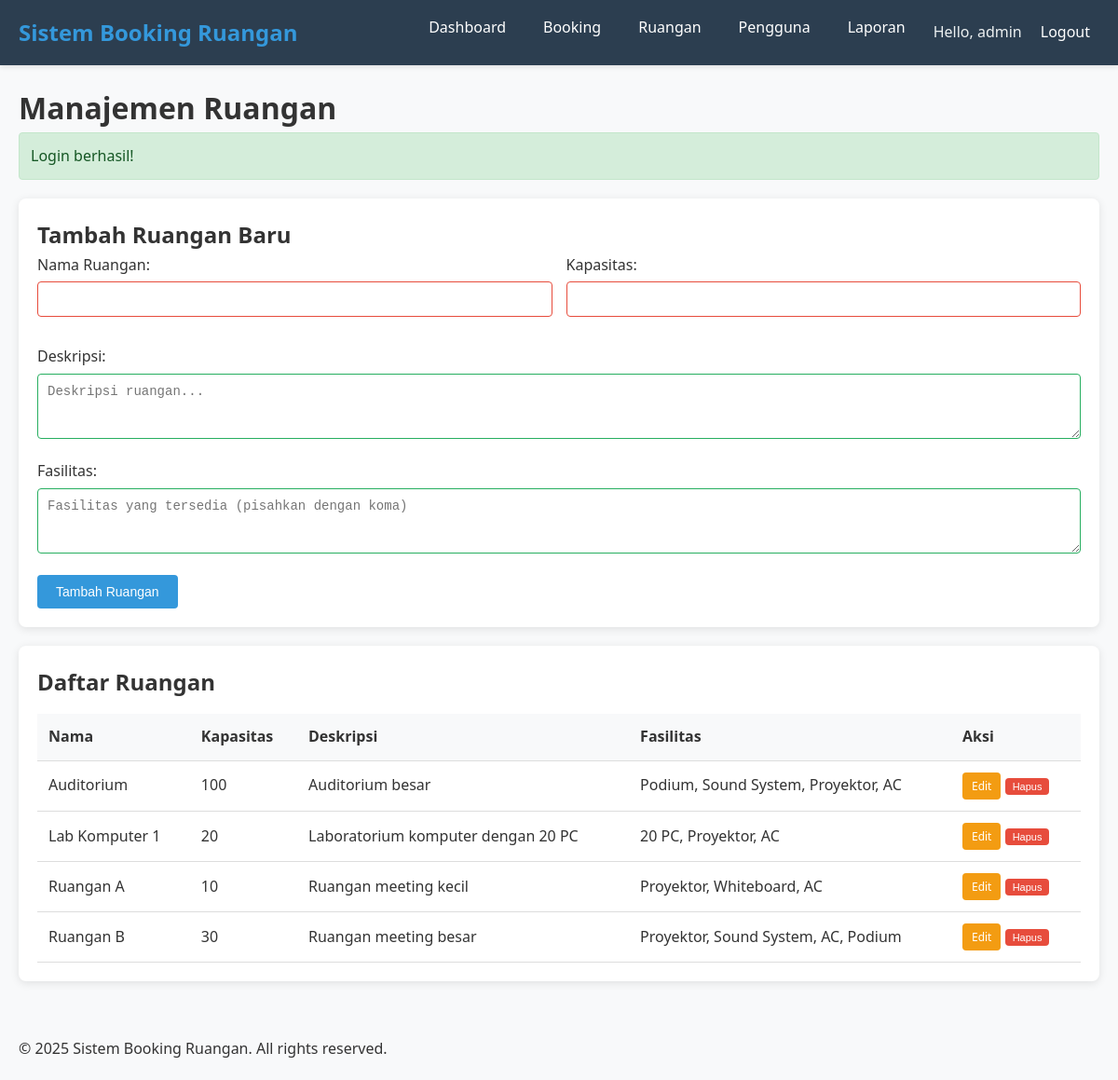
/rooms.php (signed in), run on the app's committed database.
### tables this page shows
CREATE TABLE rooms (
    id INT AUTO_INCREMENT PRIMARY KEY,
    name VARCHAR(100) NOT NULL,
    description TEXT,
    capacity INT NOT NULL,
    facilities TEXT,
    created_at TIMESTAMP DEFAULT CURRENT_TIMESTAMP,
    updated_at TIMESTAMP DEFAULT CURRENT_TIMESTAMP ON UPDATE CURRENT_TIMESTAMP
);

### includes/auth.php (called while the page is built, shortened)
<?php
function isAdmin() {
    return isset($_SESSION['role']) && $_SESSION['role'] === 'admin';
}
?>

### includes/functions.php (called while the page is built, shortened)
<?php
function e($string) {
    return htmlspecialchars($string, ENT_QUOTES, 'UTF-8');
}
?>

### models/Room.php (called while the page is built, shortened)
<?php
class Room {
    private $conn;
    private $table_name = "rooms";
    public function __construct($db) {
        $this->conn = $db;
    }
    public function read() {
        $query = "SELECT * FROM " . $this->table_name . " ORDER BY name";
        $stmt = $this->conn->prepare($query);
        $stmt->execute();
        return $stmt;
    }
}
?>

### rooms.php (the view, shortened to what this page needs)
<?php
include_once 'includes/auth.php';
include_once 'includes/functions.php';
include_once 'models/Room.php';
$database = new Database();
$db = $database->getConnection();
$room = new Room($db);
$edit_room = null;
$rooms = $room->read();
include 'views/header.php';
?>
<div class="container">
    <h1>Manajemen Ruangan</h1>
    <?php include 'views/flash_messages.php'; ?>
    <div class="card">
        <h2><?php echo $edit_room ? 'Edit Ruangan' : 'Tambah Ruangan Baru'; ?></h2>
        <form method="post" id="roomForm">
            <div class="form-row">
                <div class="form-group">
                    <label for="name">Nama Ruangan:</label>
                    <input type="text" id="name" name="name"
                           value="<?php echo $edit_room ? e($edit_room['name']) : ''; ?>" required
                           maxlength="100">
                </div>
                <div class="form-group">
                    <label for="capacity">Kapasitas:</label>
                    <input type="number" id="capacity" name="capacity"
                           value="<?php echo $edit_room ? e($edit_room['capacity']) : ''; ?>" required
                           min="1" max="1000">
                </div>
            </div>
            <div class="form-group">
                <label for="description">Deskripsi:</label>
                <textarea id="description" name="description" rows="3"
                          placeholder="Deskripsi ruangan..."><?php echo $edit_room ? e($edit_room['description']) : ''; ?></textarea>
            </div>
            <div class="form-group">
                <label for="facilities">Fasilitas:</label>
                <textarea id="facilities" name="facilities" rows="3"
                          placeholder="Fasilitas yang tersedia (pisahkan dengan koma)"><?php echo $edit_room ? e($edit_room['facilities']) : ''; ?></textarea>
            </div>
            <button type="submit" class="btn-primary">
                <?php echo $edit_room ? 'Update Ruangan' : 'Tambah Ruangan'; ?>
            </button>
        </form>
    </div>
    <div class="card">
        <h2>Daftar Ruangan</h2>
        <?php if ($rooms->rowCount() > 0): ?>
        <div class="table-responsive">
            <table>
                <thead>
                    <tr>
                        <th>Nama</th>
                        <th>Kapasitas</th>
                        <th>Deskripsi</th>
                        <th>Fasilitas</th>
                        <th>Aksi</th>
                    </tr>
                </thead>
                <tbody>
                    <?php while ($room_row = $rooms->fetch(PDO::FETCH_ASSOC)): ?>
                    <tr>
                        <td><?php echo e($room_row['name']); ?></td>
                        <td><?php echo e($room_row['capacity']); ?></td>
                        <td><?php echo e($room_row['description']); ?></td>
                        <td><?php echo e($room_row['facilities']); ?></td>
                        <td>
                            <a href="rooms.php?action=edit&id=<?php echo e($room_row['id']); ?>"
                               class="btn-warning btn-sm">Edit</a>
                            <form method="post" class="inline-form"
                                  onsubmit="return confirm('Apakah Anda yakin ingin menghapus ruangan ini?');">
                                <button type="submit" class="btn-danger btn-sm">Hapus</button>
                            </form>
                        </td>
                    </tr>
                    <?php endwhile; ?>
                </tbody>
            </table>
        </div>
        <?php else: ?>
        <p>Belum ada ruangan yang terdaftar.</p>
        <?php endif; ?>
    </div>
</div>
<?php include 'views/footer.php'; ?>

### views/header.php (shortened to what this page needs)
<?php
require_once 'includes/functions.php';
?>
<!DOCTYPE html>
<html lang="id">
<head>
    <link rel="stylesheet" href="<?php echo ASSETS_URL; ?>css/style.css">
</head>
<body>
    <header class="header">
        <nav class="navbar">
            <div class="nav-brand">
                <a href="dashboard.php"><?php echo APP_NAME; ?></a>
            </div>
            <ul class="nav-menu">
                <li><a href="dashboard.php">Dashboard</a></li>
                <li><a href="bookings.php">Booking</a></li>
                <li><a href="rooms.php">Ruangan</a></li>
                <?php if (isAdmin()): ?>
                <li><a href="users.php">Pengguna</a></li>
                <li><a href="reports.php">Laporan</a></li>
                <?php endif; ?>
                <li class="nav-user">
                    <span>Hello, <?php echo e($_SESSION['username']); ?></span>
                    <a href="logout.php">Logout</a>
                </li>
            </ul>
        </nav>
    </header>

### views/flash_messages.php (shortened to what this page needs)
<div class="flash-messages">
    <?php
    if (isset($_SESSION['flash_success'])) {
        echo '<div class="flash flash-success">' . e($_SESSION['flash_success']) . '</div>';
    }
    ?>
</div>

### views/footer.php (shortened to what this page needs)
<footer class="footer">
    <div class="container">
        <p>&copy; <?php echo date('Y'); ?> <?php echo APP_NAME; ?>. All rights reserved.</p>
    </div>
</footer>
</body>
</html>

### assets/css/style.css (style rules this page uses)
* { margin: 0; padding: 0; box-sizing: border-box; }
body { font-family: 'Segoe UI', Tahoma, Geneva, Verdana, sans-serif; line-height: 1.6; color: #333; background-color: #f8f9fa; }
.container { max-width: 1200px; margin: 0 auto; padding: 20px; }
.header { background: #2c3e50; color: white; padding: 1rem 0; box-shadow: 0 2px 5px rgba(0,0,0,0.1); }
.navbar { display: flex; justify-content: space-between; align-items: center; max-width: 1200px; margin: 0 auto; padding: 0 20px; }
.nav-brand { font-size: 1.5rem; font-weight: bold; }
.nav-menu { display: flex; list-style: none; gap: 20px; }
.nav-menu a { color: white; text-decoration: none; padding: 5px 10px; border-radius: 4px; transition: background-color 0.3s; }
.card { background: white; border-radius: 8px; padding: 20px; margin-bottom: 20px; box-shadow: 0 2px 10px rgba(0,0,0,0.1); }
.form-group { margin-bottom: 15px; }
.form-row { display: flex; gap: 15px; margin-bottom: 15px; }
.form-row .form-group { flex: 1; }
label { display: block; margin-bottom: 5px; font-weight: 500; }
input, select, textarea { width: 100%; padding: 10px; border: 1px solid #ddd; border-radius: 4px; font-size: 14px; }
.btn-primary { background: #3498db; color: white; padding: 10px 20px; border: none; border-radius: 4px; cursor: pointer; font-size: 14px; transition: background-color 0.3s; }
.btn-danger { background: #e74c3c; color: white; padding: 5px 10px; border: none; border-radius: 4px; cursor: pointer; font-size: 12px; }
.btn-sm { padding: 3px 8px; font-size: 11px; }
.table-responsive { overflow-x: auto; }
table { width: 100%; border-collapse: collapse; margin-top: 15px; }
th, td { padding: 12px; text-align: left; border-bottom: 1px solid #ddd; }
th { background-color: #f8f9fa; font-weight: 600; }
.flash-messages { margin-bottom: 20px; }
.flash { padding: 12px; border-radius: 4px; margin-bottom: 10px; }
.flash-success { background: #d4edda; color: #155724; border: 1px solid #c3e6cb; }
.inline-form { display: inline-block; margin-right: 5px; }
.btn-warning { background: #f39c12; color: white; padding: 5px 10px; border: none; border-radius: 4px; cursor: pointer; font-size: 12px; text-decoration: none; display: inline-block; }
.nav-user { display: flex; align-items: center; gap: 10px; }
.nav-user span { color: #ecf0f1; }
input:invalid, select:invalid, textarea:invalid { border-color: #e74c3c; }
input:valid, select:valid, textarea:valid { border-color: #27ae60; }
.table-responsive { position: relative; }
a { color: #3498db; text-decoration: none; }

### data on the page
rooms: name "Auditorium", capacity "100", description "Auditorium besar", facilities "Podium, Sound System, Proyektor, AC"
rooms: name "Lab Komputer 1", capacity "20", description "Laboratorium komputer dengan 20 PC", facilities "20 PC, Proyektor, AC"
rooms: name "Ruangan A", capacity "10", description "Ruangan meeting kecil", facilities "Proyektor, Whiteboard, AC"
rooms: name "Ruangan B", capacity "30", description "Ruangan meeting besar", facilities "Proyektor, Sound System, AC, Podium"

### other printed values
APP_NAME "Sistem Booking Ruangan"
$_SESSION['username'] "admin"
$_SESSION['flash_success'] "Login berhasil!"
